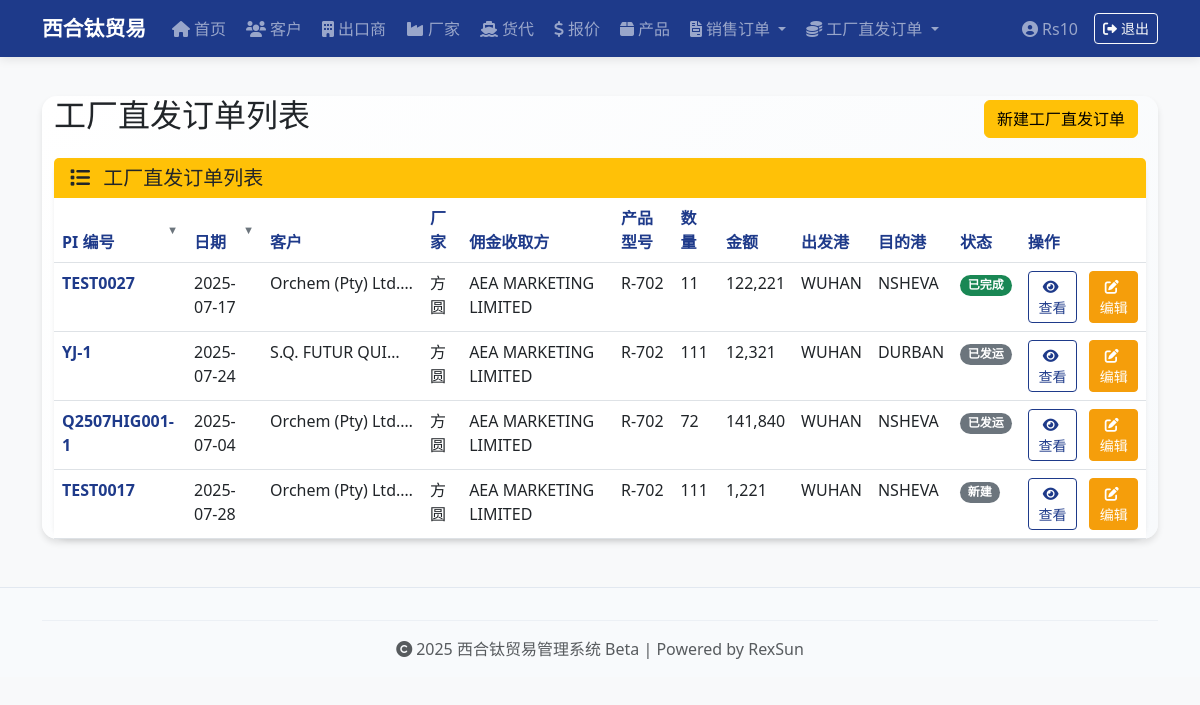
Page /commission-pi-list (signed in) on the earlier database version.
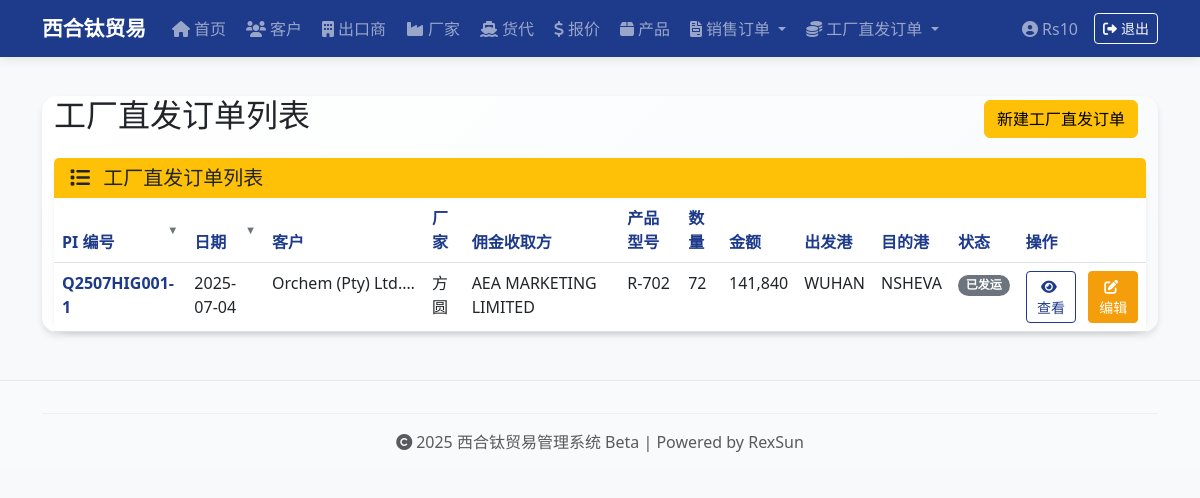
Same page on the later database version.
### app.py (models this page shows, shortened)
class User(UserMixin, db.Model):
    id = db.Column(db.Integer, primary_key=True)
    username = db.Column(db.String(50), unique=True, nullable=False)
    password_hash = db.Column(db.String(128), nullable=False)
    role = db.Column(db.String(20), default='admin')

class PI(db.Model):
    __tablename__ = 'pi'
    id = db.Column(db.Integer, primary_key=True)
    pi_no = db.Column(db.String(50), unique=True, nullable=False)
    pi_date = db.Column(db.Date, nullable=False)
    customer_id = db.Column(db.Integer, db.ForeignKey('customer.id'), nullable=False)
    exporter_id = db.Column(db.Integer, db.ForeignKey('exporter.id'), nullable=False)
    payment_terms = db.Column(db.String(100))
    loading_port = db.Column(db.String(100))
    destination_port = db.Column(db.String(100))
    bank = db.Column(db.Text) # 存放整段银行账户信息文本
    shipment_date = db.Column(db.Date)
    note = db.Column(db.String(200))
    status = db.Column(db.String(20), default='新建')
    customer_name_snapshot = db.Column(db.String(100))  # 客户名称快照
    customer_address_snapshot = db.Column(db.String(200))  # 客户地址快照
    customer_tax_code_snapshot = db.Column(db.String(100))  # 客户税号快照
    customer_country_snapshot = db.Column(db.String(50))  # 客户国家快照
    customer_contact_snapshot = db.Column(db.String(100))  # 客户联系人快照
    customer_phone_snapshot = db.Column(db.String(50))  # 客户电话快照
    customer_email_snapshot = db.Column(db.String(100))  # 客户邮箱快照
    exporter_name_snapshot = db.Column(db.String(100))  # 出口商名称快照
    exporter_address_snapshot = db.Column(db.String(200))  # 出口商地址快照
    exporter_tax_code_snapshot = db.Column(db.String(100))  # 出口商税号快照
    exporter_country_snapshot = db.Column(db.String(50))  # 出口商国家快照
    exporter_contact_snapshot = db.Column(db.String(100))  # 出口商联系人快照
    exporter_phone_snapshot = db.Column(db.String(50))  # 出口商电话快照
    exporter_email_snapshot = db.Column(db.String(100))  # 出口商邮箱快照
    products = db.relationship('PIItem', backref='pi', cascade="all, delete-orphan")  # 👈 注意这里不用引号
    customer = db.relationship('Customer')
    exporter = db.relationship('Exporter', foreign_keys='PI.exporter_id')
    freight_forwarder_id = db.Column(db.Integer, db.ForeignKey('freight_forwarder.id'))
    freight_forwarder = db.relationship('FreightForwarder')
    ocean_freight = db.Column(db.Float)
    container_date = db.Column(db.Date)
    container_location = db.Column(db.String(100))
    etd = db.Column(db.Date)
    eta = db.Column(db.Date)
    coo_required = db.Column(db.String(10))   # '需要' / '不需要'
    apta_required = db.Column(db.String(10))
    export_license_required = db.Column(db.String(10))
    customs_docs_required = db.Column(db.String(10))
    other_documents = db.Column(db.String(200))
    bill_of_lading = db.Column(db.String(100))
    shipping_company = db.Column(db.String(100))
    coa_status = db.Column(db.String(20))
    insurance_status = db.Column(db.String(20))
    document_shipping_status = db.Column(db.String(20))
    tracking_number = db.Column(db.String(100))
    batch_no = db.Column(db.String(200)) #多个批号用 ; 分隔
    actual_departure_date = db.Column(db.Date)  # 实际发运日期 7.4日新增
    vessel_info = db.Column(db.String(100))
    booking_number = db.Column(db.String(100))
    container_type_quantity = db.Column(db.String(20))
    shipping_mark = db.Column(db.String(50))
    freight_term = db.Column(db.String(50))
    contract_number = db.Column(db.String(100))
    freight_clause = db.Column(db.String(200))
    waybill_option = db.Column(db.String(50))
    container_number = db.Column(db.String(50))
    seal_number = db.Column(db.String(50))
    container_type = db.Column(db.String(20))
    quantity_units = db.Column(db.Float)
    gross_weight = db.Column(db.Float)
    volume = db.Column(db.Float)
    vgm = db.Column(db.String(50))
    total_quantity = db.Column(db.Float)
    total_quantity_unit = db.Column(db.String(20))
    total_weight = db.Column(db.Float)
    total_weight_unit = db.Column(db.String(20))
    total_volume = db.Column(db.Float)
    total_volume_unit = db.Column(db.String(20))
    total_vgm = db.Column(db.String(50))
    actual_arrival_date = db.Column(db.Date)  # 实际到港日期
    payment_received = db.Column(db.String(10))  # 货款收齐：'已收齐' / '未收齐'
    freight_invoice_amount = db.Column(db.Float)  # 货代账单金额
    freight_invoice_confirmed = db.Column(db.String(10))  # 货代账单确认状态 '已确认' / '未确认'
    freight_invoice_issued = db.Column(db.String(10))  # 货代发票开具状态 '已开具' / '未开具'
    telex_release = db.Column(db.String(10))  # PI电放状态 '已电放' / '未电放'
    settlement_documents_required = db.Column(db.String(10))  # 结汇文件 '需要' / '不需要'
    freight_payment_status = db.Column(db.String(10))  # 运费付款状态：'已付款' / '未付款'
    commission_factory_id = db.Column(db.Integer, db.ForeignKey('factory.id'))
    commission_exporter_id = db.Column(db.Integer, db.ForeignKey('exporter.id'))
    commission_amount = db.Column(db.Float)
    commission_rate = db.Column(db.Float)
    commission_status = db.Column(db.String(20))
    factory_sale_amount = db.Column(db.Float)
    commission_factory = db.relationship('Factory', foreign_keys='PI.commission_factory_id')
    commission_exporter = db.relationship('Exporter', foreign_keys='PI.commission_exporter_id')

class Factory(db.Model):
    id = db.Column(db.Integer, primary_key=True)
    code = db.Column(db.String(10), unique=True)
    name = db.Column(db.String(100), nullable=False)
    address = db.Column(db.String(200))
    tax_code = db.Column(db.String(100))
    country = db.Column(db.String(50), nullable=False)
    contact_person = db.Column(db.String(100))
    phone = db.Column(db.String(50))
    email = db.Column(db.String(100))

class Exporter(db.Model):
    id = db.Column(db.Integer, primary_key=True)
    code = db.Column(db.String(10), unique=True)
    name = db.Column(db.String(100), nullable=False)
    address = db.Column(db.String(200), nullable=False)
    tax_code = db.Column(db.String(100))
    country = db.Column(db.String(50), nullable=False)
    contact_person = db.Column(db.String(100))
    phone = db.Column(db.String(50))
    email = db.Column(db.String(100))

class PIItem(db.Model):
    __tablename__ = 'pi_item'
    id = db.Column(db.Integer, primary_key=True)
    pi_id = db.Column(db.Integer, db.ForeignKey('pi.id'), nullable=False)
    product_id = db.Column(db.Integer, db.ForeignKey('product.id'), nullable=False)
    factory_id = db.Column(db.Integer, db.ForeignKey('factory.id'), nullable=False)
    trade_term = db.Column(db.String(50))
    unit_price = db.Column(db.Float)
    quantity = db.Column(db.Float)
    total_price = db.Column(db.Float)
    product_category_snapshot = db.Column(db.String(100))  # 产品类别快照
    product_brand_snapshot = db.Column(db.String(100))  # 产品品牌快照
    product_model_snapshot = db.Column(db.String(100))  # 产品型号快照
    product_packaging_snapshot = db.Column(db.String(100))  # 产品包装快照
    factory_name_snapshot = db.Column(db.String(100))  # 厂家名称快照
    factory_address_snapshot = db.Column(db.String(200))  # 厂家地址快照
    factory_tax_code_snapshot = db.Column(db.String(100))  # 厂家税号快照
    factory_country_snapshot = db.Column(db.String(50))  # 厂家国家快照
    factory_contact_snapshot = db.Column(db.String(100))  # 厂家联系人快照
    factory_phone_snapshot = db.Column(db.String(50))  # 厂家电话快照
    factory_email_snapshot = db.Column(db.String(100))  # 厂家邮箱快照
    product = db.relationship('Product')
    factory = db.relationship('Factory')

### app.py (the view)
@app.route('/commission-pi-list')
@login_required
def commission_pi_list():
    pi_list = PI.query.filter((PI.commission_factory_id.isnot(None)) | (PI.commission_exporter_id.isnot(None))).options(
        db.joinedload(PI.products).joinedload(PIItem.product)
    ).all()
    return render_template('commission_pi_list.html', pi_list=pi_list)

### templates/commission_pi_list.html (shortened to what this page needs)
{% extends "base.html" %}
{% block content %}
<div class="container mt-4">
  <div class="d-flex justify-content-between align-items-center mb-3">
    <h2>工厂直发订单列表</h2>
    <div>
              <a href="{{ url_for('create_pi_commission') }}" class="btn btn-warning me-2">新建工厂直发订单</a>
    </div>
  </div>
  <div class="pi-list-section">
    <div class="card border-0 shadow-sm">
      <div class="card-header bg-warning text-dark">
        <h5 class="mb-0">
          <i class="fas fa-list me-2"></i> 工厂直发订单列表
        </h5>
      </div>
      <div class="card-body p-0">
        <div class="table-responsive">
          <table id="piTable" class="table table-hover mb-0">
            <thead class="bg-light-gray">
              <tr>
                <th onclick="sortTable(0)" class="sortable-header text-navy">PI 编号</th>
                <th onclick="sortTable(1)" class="sortable-header text-navy">日期</th>
                <th class="text-navy">客户</th>
                <th class="text-navy">厂家</th>
                <th class="text-navy">佣金收取方</th>
                <th class="text-navy">产品型号</th>
                <th class="text-navy">数量</th>
                <th class="text-navy">金额</th>
                <th class="text-navy">出发港</th>
                <th class="text-navy">目的港</th>
                <th class="text-navy">状态</th>
                <th class="text-navy">操作</th>
              </tr>
            </thead>
            <tbody>
              {% for pi in pi_list %}
              {% if pi.commission_factory_id or pi.commission_exporter_id %}
              <tr class="table-row-hover">
                <td class="fw-bold text-navy">{{ pi.pi_no }}</td>
                <td>{{ pi.pi_date.strftime('%Y-%m-%d') }}</td>
                <td style="max-width: 160px; overflow: hidden; text-overflow: ellipsis; white-space: nowrap;">
                  <span title="{{ pi.customer_name_snapshot or (pi.customer.name if pi.customer else '') }}">{{ pi.customer_name_snapshot or (pi.customer.name if pi.customer else '') }}</span>
                </td>
                <td>{{ pi.commission_factory.name if pi.commission_factory else '-' }}</td>
                <td>{{ pi.commission_exporter.name if pi.commission_exporter else '-' }}</td>
                <td>
                  {% if pi.products %}
                    {% for item in pi.products %}
                      {{ item.product_model_snapshot or (item.product.model if item.product else '-') }}{% if not loop.last %}<br>{% endif %}
                    {% endfor %}
                  {% else %}
                    -
                  {% endif %}
                </td>
                <td>
                  {% if pi.products %}
                    {% for item in pi.products %}
                      {{ item.quantity | int if item.quantity else '-' }}{% if not loop.last %}<br>{% endif %}
                    {% endfor %}
                  {% else %}
                    -
                  {% endif %}
                </td>
                <td>{{ (pi.products | sum(attribute='total_price')) | int | format_number if pi.products else '-' }}</td>
                <td>{{ pi.loading_port or '-' }}</td>
                <td>{{ pi.destination_port or '-' }}</td>
                <td>
                  {% if pi.status == '已完成' %}
                    <span class="badge bg-success rounded-pill">{{ pi.status }}</span>
                  {% else %}
                    <span class="badge bg-secondary rounded-pill">{{ pi.status }}</span>
                  {% endif %}
                </td>
                <td>
                  <div class="d-flex flex-row gap-2">
                    <a href="{{ url_for('view_pi', pi_id=pi.id) }}" class="btn btn-sm btn-outline-navy me-1">
                      <i class="fas fa-eye me-1"></i>查看
                    </a>
                    <a href="{{ url_for('edit_commission_pi', pi_id=pi.id) }}" class="btn btn-sm btn-accent">
                      <i class="fas fa-edit me-1"></i>编辑
                    </a>
                  </div>
                </td>
              </tr>
              {% endif %}
              {% endfor %}
            </tbody>
          </table>
        </div>
      </div>
    </div>
  </div>
</div>
{% endblock %}

### templates/base.html (shortened to what this page needs)
<!DOCTYPE html>
<html lang="zh-CN">
<head>
  <link href="https://cdn.jsdelivr.net/npm/bootstrap@5.3.0/dist/css/bootstrap.min.css" rel="stylesheet">
  <link href="https://cdnjs.cloudflare.com/ajax/libs/font-awesome/6.0.0/css/all.min.css" rel="stylesheet">
  <link href="{{ url_for('static', filename='style.css') }}" rel="stylesheet">
</head>
<body>
  {% if not (request.endpoint == 'login' or request.endpoint == 'static') %}
  <nav class="navbar navbar-expand-lg navbar-dark bg-navy fixed-top">
    <div class="container">
      <a class="navbar-brand fw-bold" href="/">
        西合钛贸易
      </a>
      <div class="collapse navbar-collapse" id="navbarNav">
        <ul class="navbar-nav me-auto mb-2 mb-lg-0">
          <li class="nav-item">
            <a class="nav-link" href="/">
              <i class="fas fa-home me-1"></i>首页
            </a>
          </li>
          <li class="nav-item">
            <a class="nav-link" href="/customers">
              <i class="fas fa-users me-1"></i>客户
            </a>
          </li>
          <li class="nav-item">
            <a class="nav-link" href="/exporters">
              <i class="fas fa-building me-1"></i>出口商
            </a>
          </li>
          <li class="nav-item">
            <a class="nav-link" href="/factories">
              <i class="fas fa-industry me-1"></i>厂家
            </a>
          </li>
          <li class="nav-item">
            <a class="nav-link" href="/freight-forwarders">
              <i class="fas fa-ship me-1"></i>货代
            </a>
          </li>
          <li class="nav-item">
            <a class="nav-link" href="/freight-quotes">
              <i class="fas fa-dollar-sign me-1"></i>报价
            </a>
          </li>
          <li class="nav-item">
            <a class="nav-link" href="/products">
              <i class="fas fa-box me-1"></i>产品
            </a>
          </li>
          <li class="nav-item dropdown">
            <a class="nav-link dropdown-toggle" href="#" id="salesOrderDropdown" role="button" data-bs-toggle="dropdown" aria-expanded="false">
              <i class="fas fa-file-invoice me-1"></i>销售订单
            </a>
          </li>
          <li class="nav-item dropdown">
            <a class="nav-link dropdown-toggle" href="#" id="commissionOrderDropdown" role="button" data-bs-toggle="dropdown" aria-expanded="false">
              <i class="fas fa-coins me-1"></i>工厂直发订单
            </a>
          </li>
        </ul>
        {% if current_user.is_authenticated %}
        <ul class="navbar-nav ms-auto">
          <li class="nav-item d-flex align-items-center">
            <span class="navbar-text me-3">
              <i class="fas fa-user-circle me-1"></i>{{ current_user.username }}
            </span>
          </li>
          <li class="nav-item d-flex align-items-center">
            <a class="btn btn-outline-light btn-sm" href="{{ url_for('logout') }}">
              <i class="fas fa-sign-out-alt me-1"></i>退出
            </a>
          </li>
        </ul>
        {% endif %}
      </div>
    </div>
  </nav>
  {% endif %}
  <div class="container mt-5 pt-4">
    <div class="content-card">
      {% block content %}
      {% endblock %}
    </div>
  </div>
  <footer class="footer text-center text-muted py-3 mt-5">
    <div class="container">
      <hr class="my-3">
      <p class="mb-0">
        <i class="fas fa-copyright me-1"></i>2025 西合钛贸易管理系统 Beta | Powered by RexSun
      </p>
    </div>
  </footer>
</body>
</html>

Differences in the rows shown:
removed PI: pi_no "TEST0027", pi_date "2025-07-17", customer_name_snapshot "Orchem (Pty) Ltd.…", commission_factory "方圆", commission_exporter "AEA MARKETING LIMITED", products "122,221", loading_port "WUHAN", destination_port "NSHEVA", status "已完成"
removed PIItem: product_model_snapshot "R-702", quantity "11"
removed PI: pi_no "YJ-1", pi_date "2025-07-24", customer_name_snapshot "S.Q. FUTUR QUI…", commission_factory "方圆", commission_exporter "AEA MARKETING LIMITED", products "12,321", loading_port "WUHAN", destination_port "DURBAN", status "已发运"
removed PIItem: product_model_snapshot "R-702", quantity "111"
removed PI: pi_no "TEST0017", pi_date "2025-07-28", customer_name_snapshot "Orchem (Pty) Ltd.…", commission_factory "方圆", commission_exporter "AEA MARKETING LIMITED", products "1,221", loading_port "WUHAN", destination_port "NSHEVA", status "新建"
removed PIItem: product_model_snapshot "R-702", quantity "111"
